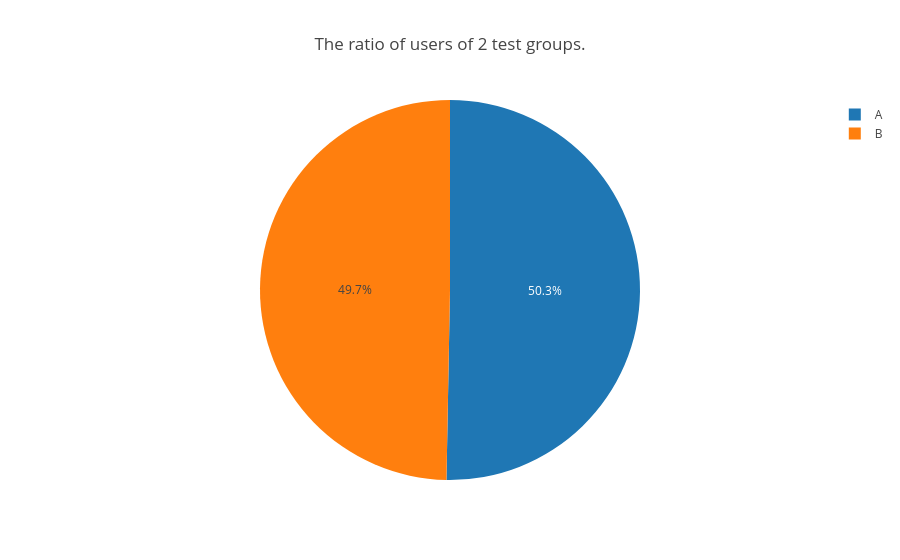

The code cell stored with this chart in its notebook:
### Code cell
tmp_by_group = df_eu_test.groupby('group')['user_id'].agg([
    ('n_users', 'count')
]).sort_values(by='n_users', ascending=False).reset_index()

tmp_by_group

fig = px.pie(
    tmp_by_group,
    values='n_users',
    names='group',
    #              color='region',
    title='The ratio of users of 2 test groups.')

fig.show()

### Figure 1 — Plotly figure (JSON) as saved in the notebook; plotly's stock layout.template omitted (floating-point values rounded to 4 significant figures)
{"data": [{"domain": {"x": [0.0, 1.0], "y": [0.0, 1.0]}, "hovertemplate": "group=%{label}<br>n_users=%{value}<extra></extra>", "labels": ["A", "B"], "legendgroup": "", "name": "", "showlegend": true, "values": [5012, 4953], "type": "pie"}], "layout": {"legend": {"tracegroupgap": 0}, "title": {"text": "The ratio of users of 2 test groups."}}}
